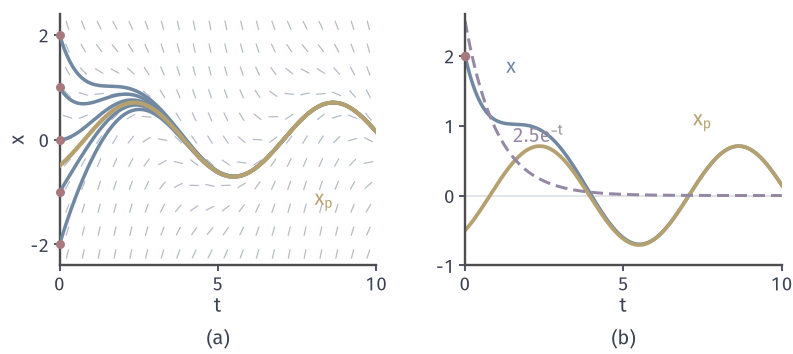

Recreate this plot in Python.
from pathlib import Path
import sys
ROOT = next(p for p in Path(__file__).resolve().parents if (p/'build.sh').is_file() and (p/'tex/book.tex').is_file())
sys.path.insert(0, str(ROOT/'figures/06-differential-equations/01-ordinary-differential-equations/matplotlib/lde-common'))
from lde_common import *
HERE = Path(__file__).resolve().parent
# 目标：dx/dt=-x+sin t 的解族都被同一个特解吸引；x0=2 的解分解为瞬态与特解。
fig, axes = figure(width_mm=112, height_mm=50, ncols=2)
panel(fig, .075, .985, .96, .25, .28)
a, b = axes
xlim, ylim = (0, 10), (-2.4, 2.4)
a.set_xlim(*xlim); a.set_ylim(*ylim)
field(a, lambda t, x: -x+np.sin(t), xlim, ylim, nx=20, ny=11)
t = np.linspace(0, 10, 500)
xp = (np.sin(t)-np.cos(t))/2
for x0 in (-2, -1, 0, 1, 2):
    a.plot(t, (x0+.5)*np.exp(-t)+xp, color=BLUE, lw=MAIN, zorder=3)
    a.plot([0], [x0], 'o', ms=3.6, color=RED, mew=0, zorder=5, clip_on=False)
a.plot(t, xp, color=YELLOW, lw=1.7, zorder=4)
a.text(8.05, -1.25, '$x_{\\mathrm{p}}$', color=YELLOW)
label(a, '$t$', '$x$'); a.set_xticks([0, 5, 10]); a.set_yticks([-2, 0, 2])
x0 = 2
b.plot(t, (x0+.5)*np.exp(-t)+xp, color=BLUE, lw=MAIN)
b.plot(t, xp, color=YELLOW, lw=1.5)
b.plot(t, (x0+.5)*np.exp(-t), color=PURPLE, lw=1.2, ls=(0, (4, 2)))
b.plot([0], [2], 'o', ms=3.8, color=RED, mew=0, clip_on=False, zorder=5)
b.axhline(0, color=GRID, lw=.6, zorder=0)
b.text(1.3, 1.75, '$x$', color=BLUE)
b.text(1.5, .76, '$2.5\\mathrm{e}^{-t}$', color=PURPLE)
b.text(7.2, 1.0, '$x_{\\mathrm{p}}$', color=YELLOW)
b.set_xlim(0, 10); b.set_ylim(-1.0, 2.6); b.set_xticks([0, 5, 10]); b.set_yticks([-1, 0, 1, 2]); label(b, '$t$', '')
tags(fig, axes)
save(fig, HERE, 'figure', {'formula': 'x=(x0+1/2)e^-t+(sin t-cos t)/2', 'x0': [-2, -1, 0, 1, 2]})
